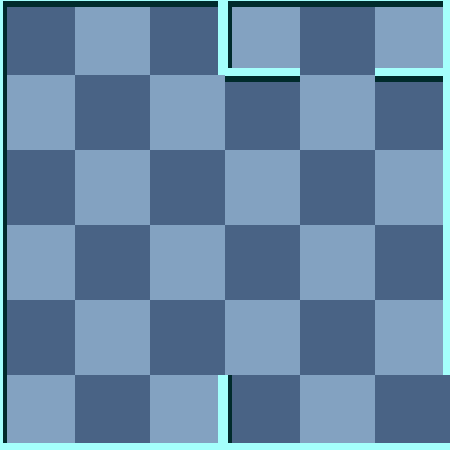

A level layout from a 2D game, rendered from its tile map. Below: a short description, then the map file with tile-grid data replaced by summaries:
An orthogonal 6x6 tile map with 75x75 px tiles, 2 tile layers (background, 块层 1) and 3 objects (Exit, Player, RedMummy).

<map version="1.0" orientation="orthogonal" width="6" height="6" tilewidth="75" tileheight="75">
 <tileset firstgid="1" name="wall" tilewidth="75" tileheight="75">
  <image source="gfx/wall.png" width="300" height="375" />
  <tile id="0">
   <properties>
    <property name="ValOfWall" value="0" />
   </properties>
  </tile>
  <tile id="1">
   <properties>
    <property name="ValOfWall" value="1" />
   </properties>
  </tile>
  <tile id="2">
   <properties>
    <property name="ValOfWall" value="2" />
   </properties>
  </tile>
  <tile id="3">
   <properties>
    <property name="ValOfWall" value="3" />
   </properties>
  </tile>
  <tile id="4">
   <properties>
    <property name="ValOfWall" value="4" />
   </properties>
  </tile>
  <tile id="5">
   <properties>
    <property name="ValOfWall" value="5" />
   </properties>
  </tile>
  <tile id="6">
   <properties>
    <property name="ValOfWall" value="6" />
   </properties>
  </tile>
  <tile id="7">
   <properties>
    <property name="ValOfWall" value="7" />
   </properties>
  </tile>
  <tile id="8">
   <properties>
    <property name="ValOfWall" value="8" />
   </properties>
  </tile>
  <tile id="9">
   <properties>
    <property name="ValOfWall" value="9" />
   </properties>
  </tile>
  <tile id="10">
   <properties>
    <property name="ValOfWall" value="10" />
   </properties>
  </tile>
  <tile id="11">
   <properties>
    <property name="ValOfWall" value="11" />
   </properties>
  </tile>
  <tile id="12">
   <properties>
    <property name="ValOfWall" value="12" />
   </properties>
  </tile>
  <tile id="13">
   <properties>
    <property name="ValOfWall" value="13" />
   </properties>
  </tile>
  <tile id="14">
   <properties>
    <property name="ValOfWall" value="14" />
   </properties>
  </tile>
  <tile id="15">
   <properties>
    <property name="ValOfWall" value="15" />
   </properties>
  </tile>
  <tile id="18">
   <properties>
    <property name="ValOfWall" value="-1" />
   </properties>
  </tile>
 </tileset>
 <layer name="background" width="6" height="6">
  <data>[36 cells, 36 non-empty, 2 distinct tile ids]</data>
 </layer>
 <layer name="块层 1" width="6" height="6">
  <data>[36 cells, 36 non-empty, 11 distinct tile ids]</data>
 </layer>
 <objectgroup name="对象层 1" width="6" height="6">
  <object name="Exit" x="450" y="375" />
  <object name="Player" x="75" y="150">
   <properties>
    <property name="value" value="1" />
   </properties>
  </object>
  <object name="RedMummy" x="300" y="225">
   <properties>
    <property name="value" value="21" />
   </properties>
  </object>
 </objectgroup>
</map>
